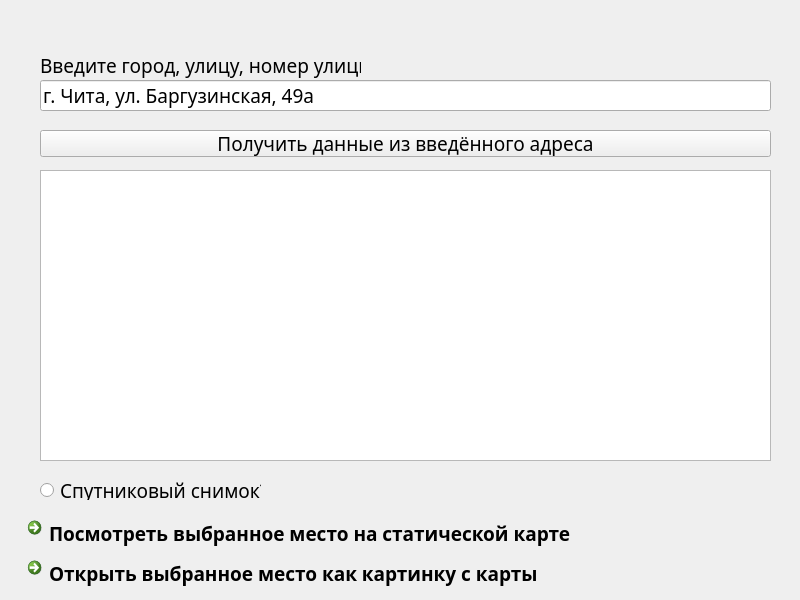
<?xml version="1.0" encoding="UTF-8"?>
<ui version="4.0">
 <class>MW0</class>
 <widget class="QMainWindow" name="MW0">
  <property name="geometry">
   <rect>
    <x>0</x>
    <y>0</y>
    <width>800</width>
    <height>600</height>
   </rect>
  </property>
  <property name="font">
   <font>
    <family>Bahnschrift</family>
    <pointsize>14</pointsize>
   </font>
  </property>
  <property name="windowTitle">
   <string>LabWork</string>
  </property>
  <widget class="QWidget" name="CW01">
   <widget class="QPushButton" name="pushButton">
    <property name="geometry">
     <rect>
      <x>40</x>
      <y>130</y>
      <width>731</width>
      <height>27</height>
     </rect>
    </property>
    <property name="text">
     <string>Получить данные из введённого адреса</string>
    </property>
   </widget>
   <widget class="QLabel" name="label">
    <property name="geometry">
     <rect>
      <x>40</x>
      <y>50</y>
      <width>321</width>
      <height>31</height>
     </rect>
    </property>
    <property name="text">
     <string>Введите город, улицу, номер улицы</string>
    </property>
   </widget>
   <widget class="QLineEdit" name="lineEdit">
    <property name="geometry">
     <rect>
      <x>40</x>
      <y>80</y>
      <width>731</width>
      <height>31</height>
     </rect>
    </property>
    <property name="text">
     <string>г. Чита, ул. Баргузинская, 49а</string>
    </property>
   </widget>
   <widget class="QPlainTextEdit" name="plainTextEdit">
    <property name="geometry">
     <rect>
      <x>40</x>
      <y>170</y>
      <width>731</width>
      <height>291</height>
     </rect>
    </property>
   </widget>
   <widget class="QCommandLinkButton" name="commandLinkButton">
    <property name="geometry">
     <rect>
      <x>20</x>
      <y>510</y>
      <width>761</width>
      <height>41</height>
     </rect>
    </property>
    <property name="text">
     <string>Посмотреть выбранное место на статической карте</string>
    </property>
   </widget>
   <widget class="QRadioButton" name="radioButton">
    <property name="geometry">
     <rect>
      <x>40</x>
      <y>480</y>
      <width>221</width>
      <height>20</height>
     </rect>
    </property>
    <property name="text">
     <string>Спутниковый снимок?</string>
    </property>
   </widget>
   <widget class="QCommandLinkButton" name="commandLinkButton_2">
    <property name="geometry">
     <rect>
      <x>20</x>
      <y>550</y>
      <width>761</width>
      <height>41</height>
     </rect>
    </property>
    <property name="text">
     <string>Открыть выбранное место как картинку с карты</string>
    </property>
   </widget>
  </widget>
  <action name="action_8_ZIP_JSON">
   <property name="text">
    <string>ЛР-8 ZIP и JSON</string>
   </property>
  </action>
 </widget>
 <resources/>
 <connections/>
</ui>
